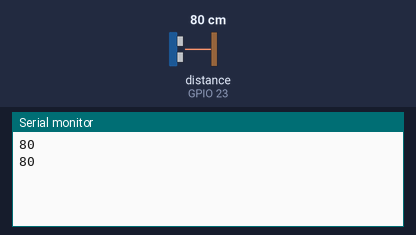
The sketch below on a simulated ESP32. On the bench: the last lines printed to the serial monitor. Wiring (inferred from the names in the program): ultrasonic range finder: trigger GPIO 22; echo GPIO 23. The inputs (shaded band) are chosen by the test bench; at power-on: distance to the obstacle (sensor on GPIO 23) 80 cm. The echo pulse lasts 58.3 µs per cm; WiFi joins after 1.5 s; servers stay silent unless stated.

Above: at 2.7 s.
2.8 s: distance to the obstacle (sensor on GPIO 23) set to 2 cm
At 4.1 s:
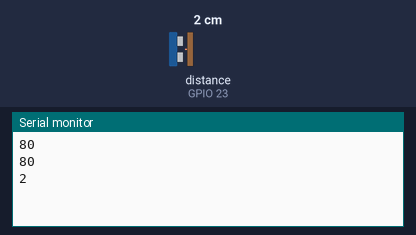
4.3 s: distance to the obstacle (sensor on GPIO 23) set to 4 cm
At 5.3 s:
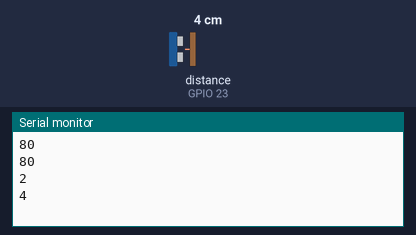
Timing chart, 0 to 7.3 s (numbered marks = the images above; inputs shaded):
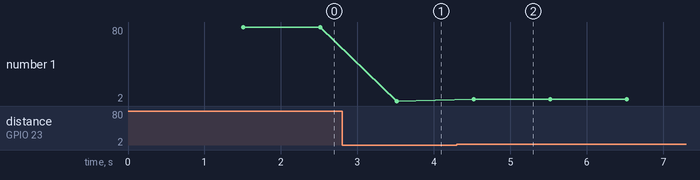

The sketch:

ESP32_HRSR04_Proximidad_copy_20250807212050.ino
```cpp
// **************************************************Última prueba existosa: 14/04 *****************************************************
// **************************************************Última prueba existosa: 21/04 *****************************************************


#include "arduino_secrets.h"
/*
  Sketch generated by the Arduino IoT Cloud Thing "Untitled"
  https://create.arduino.cc/cloud/things/2841dcc6-6956-48a9-b3c9-725dbe672dc0

  Arduino IoT Cloud Variables description

  The following variables are automatically generated and updated when changes are made to the Thing

  float distancia;

  Variables which are marked as READ/WRITE in the Cloud Thing will also have functions
  which are called when their values are changed from the Dashboard.
  These functions are generated with the Thing and added at the end of this sketch.
*/

#include "thingProperties.h"
int TRIG = 22; //D22
int ECO = 23;  //D23
//int LED = 4; // GPIO 2 o D4
int DURACION;
int DISTANCIA;
int timeOpen = 0;
int LED_State = HIGH; // Variable que determina el estado del LED según la distancia
unsigned long tiempoInicio = 0; // Variable que almacena el tiempo inicial
unsigned long tiempoDeConteo = 0; // Variable que almacena el tiempo transcurrido
unsigned long tiempoLimite = 43200000; // Equivale a 12 horas = 12*60*60*1000 milisegundos


void setup() {
  // Initialize serial and wait for port to open:
  Serial.begin(9600);
  // This delay gives the chance to wait for a Serial Monitor without blocking if none is found
  delay(1500);

  // Defined in thingProperties.h
  initProperties();

  // Connect to Arduino IoT Cloud
  ArduinoCloud.begin(ArduinoIoTPreferredConnection);

  /*
     The following function allows you to obtain more information
     related to the state of network and IoT Cloud connection and errors
     the higher number the more granular information you’ll get.
     The default is 0 (only errors).
     Maximum is 4
 */
  setDebugMessageLevel(2);
  ArduinoCloud.printDebugInfo();
  pinMode(TRIG, OUTPUT);  // Envía el pulso que rebota en el objeto - Pin 22
  pinMode(ECO, INPUT);    // Recibe de vuelta el pulso que rebota en el objeto - Pin 23

  // Para el LED
  // pinMode(LED, OUTPUT); // Queda configurado el pin LED como de pin de salida
  tiempoInicio = millis(); // Guarda el tiempo de inicio
}

void loop() {
  ArduinoCloud.update();
  // Your code here
  digitalWrite(TRIG, HIGH);     // Emite un pulso
  delay(1);                     // Cada un milisegundo
  digitalWrite(TRIG, LOW);      //
  DURACION = pulseIn(ECO, HIGH);  // Almacena en DURACION el tiempo de espera por un pulso alto
  DISTANCIA = DURACION / 58.2;    // Convierte el tiempo en DISTANCIA medida en cm
  Serial.println(DISTANCIA);      // Muestra DISTANCIA por pantalla Serial
  delay(1000);                     // Tiempo entre dato y dato de 200 milisegundos
  distancia = DISTANCIA;          // Se asigna a "distancia" la variable que está en la nube y que se puede ver en la ventana thingProperties.h

  // Prender y apagar el LED: Se enciende si la distancia es mayor a 25cm
  if (DISTANCIA < 25){ // Puerta Cerrada
    //LED_State = LOW; // Apaga el LED si la distancia es menor a 25cm
    isOpened = false;
  } else{ // Puerta Abierta
    //LED_State = HIGH; // Enciende el LED si la distancia es mayor a 25cm
    timeOpen = timeOpen + 1;
    isOpened = true;
  }
  tiempoOpened = timeOpen;        // Se asigna a "tiempoOpened" la variable que está en la nube y que se puede ver en la ventana thingProperties.h
  //digitalWrite(LED, LED_State);   // Configura el led según la distancia

  // Cálculo del tiempo transcurrido
  tiempoDeConteo = (millis() - tiempoInicio)/1000;

  // Verificar si han pasado 12 horas
  if (tiempoDeConteo >= tiempoLimite){
    timeOpen = 0;   // Reiniciar el contador de timeOpen
    tiempoInicio = millis(); // Reiniciar el tiempoInicio

  }

}
```

arduino_secrets.h
```cpp
#define SECRET_SSID "Icestar_Admin"
#define SECRET_OPTIONAL_PASS "Figorifico0350"
#define SECRET_DEVICE_KEY "5q8Xc3h6Qzv0vcQKa26uFNeT?"
```

thingProperties.h
```cpp
// Code generated by Arduino IoT Cloud, DO NOT EDIT.

#include <ArduinoIoTCloud.h>
#include <Arduino_ConnectionHandler.h>

const char DEVICE_LOGIN_NAME[]  = "aa3ff24d-da56-4285-bc14-3472af6cb434";

const char SSID[]               = SECRET_SSID;    // Network SSID (name)
const char PASS[]               = SECRET_OPTIONAL_PASS;    // Network password (use for WPA, or use as key for WEP)
const char DEVICE_KEY[]  = SECRET_DEVICE_KEY;    // Secret device password


float distancia;
int tiempoOpened;
bool isOpened;

void initProperties(){

  ArduinoCloud.setBoardId(DEVICE_LOGIN_NAME);
  ArduinoCloud.setSecretDeviceKey(DEVICE_KEY);
  ArduinoCloud.addProperty(distancia, READ, 1 * SECONDS, NULL);
  ArduinoCloud.addProperty(tiempoOpened, READ, 10 * SECONDS, NULL);
  ArduinoCloud.addProperty(isOpened, READ, ON_CHANGE, NULL);

}

WiFiConnectionHandler ArduinoIoTPreferredConnection(SSID, PASS);
```

Measured:
- after the input at 2.8 s, the serial monitor: prints a new line after 0.72 s (image 1)
- after the input at 4.3 s, the serial monitor: prints a new line after 0.22 s (image 2)
- plotted number 1: 80 → 2 after the input at 2.8 s, 2 → 4 after the input at 4.3 s
